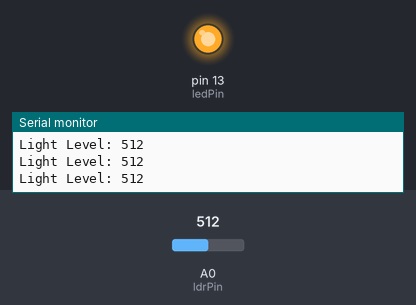
Bench run of a sketch on a simulated Arduino Uno, built with avr-gcc and run on an emulated ATmega328P. Shown: output pins drawn as LEDs (lit = HIGH), the last lines printed to the serial monitor. The test bench sets the inputs (shaded band); at power-on: A0 (ldrPin) = 512.

Above: at 1.2 s.
1.3 s: A0 (ldrPin) set to 489
At 1.9 s:
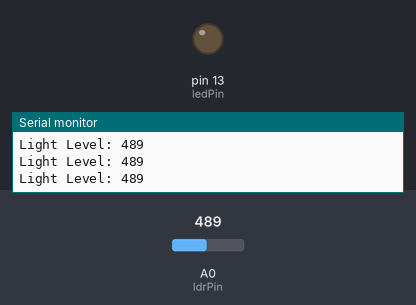
2.8 s: A0 (ldrPin) set to 510
At 3.2 s:
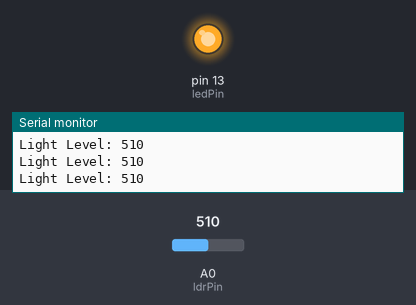
4.3 s: A0 (ldrPin) set to 490
At 4.6 s:
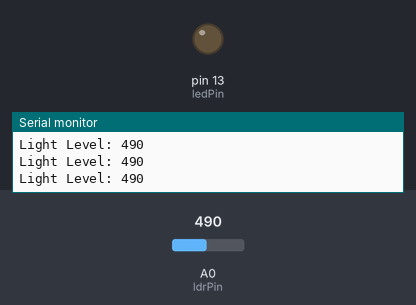
Timing chart, 0 to 7.3 s (numbered marks = the images above; inputs shaded):
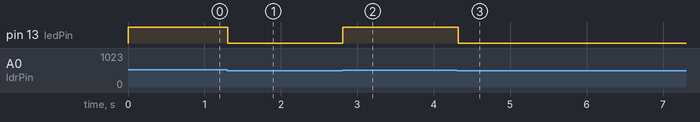

The sketch:

LDR.ino
```cpp
// Pin assignments
const int ldrPin = A0;    // LDR module connected to analog pin A0
const int ledPin = 13;    // LED connected to digital pin 13

// Threshold values
const int lightThreshold = 500;   // Adjust this value to set the light sensitivity

void setup() {
  pinMode(ledPin, OUTPUT);    // Set LED pin as output
  digitalWrite(ledPin, LOW);  // Turn off LED initially
  Serial.begin(9600);         // Initialize serial communication for debugging
}

void loop() {
  int lightLevel = analogRead(ldrPin);  // Read the light level from the LDR module

  Serial.print("Light Level: ");
  Serial.println(lightLevel);

  if (lightLevel > lightThreshold) {
    digitalWrite(ledPin, HIGH);   // Turn on LED if light level is below threshold
  } else {
    digitalWrite(ledPin, LOW);    // Turn off LED if light level is above threshold
  }

  delay(100);  // Delay for smoother readings (optional)
}
```

Measured:
- the behaviour switches between 501 and 500 on A0 (ldrPin) (found by bisection; images 0 and 1)
- after the input at 1.3 s, pin 13 (ledPin): HIGH → LOW at once
- after the input at 2.8 s, pin 13 (ledPin): LOW → HIGH at once
- after the input at 4.3 s, pin 13 (ledPin): HIGH → LOW at once
